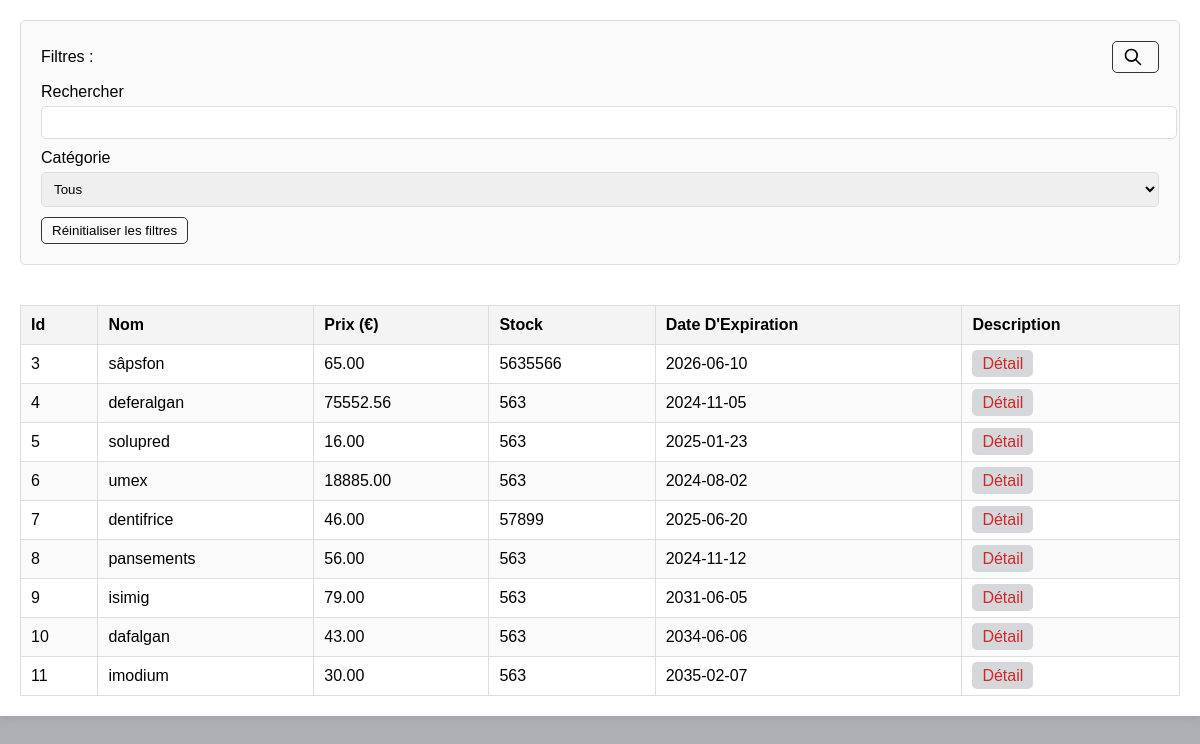
/action.php, run on the app's committed database.
### tables this page shows
CREATE TABLE `pharmacie` (
  `id` int(11) NOT NULL,
  `nom` varchar(255) NOT NULL,
  `prix` decimal(10,2) NOT NULL,
  `date_expiration` date NOT NULL,
  `stock` int(11) NOT NULL
);

### test.php (called while the page is built, shortened)
<?php
$host = 'localhost';

### action.php (the view, shortened to what this page needs)
<?php
include 'test.php';
include_once './test.php';
try {
    $sql = "SELECT * FROM pharmacie;";
    $stmt = $pdo->prepare($sql);
    $stmt->execute();
    $products = $stmt->fetchAll(PDO::FETCH_ASSOC);
} catch (Exception $e) {
    echo '<div class="error">Erreur de connexion à la base de données : ' . htmlspecialchars($e->getMessage()) . '</div>';
    $products = [];
}
?>
<!DOCTYPE html>
<html lang="fr">
<head>
    <link rel="stylesheet" href="stock.css">
</head>
<body>
<div class="pharmacie">
    <div class="page-container align-top">
        <div class="flex-col-container">
            <div class="filter-wrapper">
                <div class="filter-header">
                    <label for="filter">Filtres :</label>
                    <button class="button-outlined" type="submit" form="filter">
                        <svg xmlns="http://www.w3.org/2000/svg" width="20" height="20" viewBox="0 0 24 24" fill="none" stroke="currentColor" stroke-width="2" stroke-linecap="round" stroke-linejoin="round">
                            <path stroke="none" d="M0 0h24v24H0z" fill="none"/>
                            <path d="M10 10m-7 0a7 7 0 1 0 14 0a7 7 0 1 0 -14 0"/>
                            <path d="M21 21l-6 -6"/>
                        </svg>
                    </button>
                </div>
                <form class='form-filter-user padding-one' id='filter' action='<?php echo htmlspecialchars($host); ?>/product/filter' method='GET'>
                    <div class="textfield-label">
                        <label for="searchbar">Rechercher</label>
                        <input type='text' name='search' id='searchbar' value='<?php echo isset($data["searchName"]) ? htmlspecialchars($data["searchName"]) : ''; ?>'>
                    </div>
                    <div class="textfield-label">
                        <label for="filterBy">Catégorie</label>
                        <select name="category" id="filterBy">
                            <option value='all'>Tous</option>
                        </select>
                    </div>
                </form>
                <form class='filter-footer' action='<?php echo htmlspecialchars($host); ?>/product' method='GET'>
                    <button class="button-outlined" type="submit">Réinitialiser les filtres</button>
                </form>
            </div>
            <table>
                <thead>
                    <tr>
                        <th>Id</th>
                        <th>Nom</th>
                        <th>Prix (€)</th>
                        <th>Stock</th>
                        <th>Date D'Expiration</th>
                        <th>Description</th>
                    </tr>
                </thead>
                <tbody>
                    <?php foreach ($products as $product): ?>
                        <tr>
                            <td><?php echo htmlspecialchars($product['id']); ?></td>
                            <td><?php echo htmlspecialchars($product['nom']); ?></td>
                            <td><?php echo htmlspecialchars($product['prix']); ?></td>
                            <td><?php echo htmlspecialchars($product['stock']); ?></td>
                            <td><?php echo htmlspecialchars($product['date_expiration']); ?></td>
                            <td>
                            <a href="detail.php?id=<?php echo urlencode($product['id']); ?>" class="button-detail">Détail</a>
                            </td>
                        </tr>
                    <?php endforeach; ?>
                </tbody>
            </table>
        </div>
    </div>
</div>
</body>
</html>

### stock.css (style rules this page uses)
body { font-family: Arial, sans-serif; background-color: #aeaeb5; margin: 0; padding: 0; }
.pharmacie { max-width: 1200px; margin: 0 auto; padding: 20px; background: #fff; box-shadow: 0 0 10px rgba(0, 0, 0, 0.1); }
.page-container { display: flex; flex-direction: column; gap: 20px; }
.flex-col-container { display: flex; flex-direction: column; gap: 20px; }
.filter-wrapper { padding: 20px; border: 1px solid #ddd; background: #fafafa; border-radius: 5px; }
.filter-header { display: flex; justify-content: space-between; align-items: center; margin-bottom: 10px; }
.textfield-label { margin-bottom: 10px; }
.textfield-label label { display: block; margin-bottom: 5px; }
.textfield-label input, .textfield-label select { width: 100%; padding: 8px; border: 1px solid #ddd; border-radius: 5px; }
.button-outlined { background: none; border: 1px solid #333; padding: 5px 10px; border-radius: 5px; cursor: pointer; display: inline-flex; align-items: center; }
.button-outlined svg { margin-right: 5px; }
table { width: 100%; border-collapse: collapse; }
table, th, td { border: 1px solid #ddd; }
th, td { padding: 10px; text-align: left; }
th { background: #f4f4f4; }
tbody tr:nth-child(even) { background: #fafafa; }
.button-detail { background: #d5d7da; color: #cc2a2a; padding: 5px 10px; border-radius: 5px; text-decoration: none; transition: background 0.3s ease; }

### data on the page
pharmacie: id "3", nom "sâpsfon", prix "65.00", stock "5635566", date_expiration "2026-06-10"
pharmacie: id "4", nom "deferalgan", prix "75552.56", stock "563", date_expiration "2024-11-05"
pharmacie: id "5", nom "solupred", prix "16.00", stock "563", date_expiration "2025-01-23"
pharmacie: id "6", nom "umex", prix "18885.00", stock "563", date_expiration "2024-08-02"
pharmacie: id "7", nom "dentifrice", prix "46.00", stock "57899", date_expiration "2025-06-20"
pharmacie: id "8", nom "pansements", prix "56.00", stock "563", date_expiration "2024-11-12"
pharmacie: id "9", nom "isimig", prix "79.00", stock "563", date_expiration "2031-06-05"
pharmacie: id "10", nom "dafalgan", prix "43.00", stock "563", date_expiration "2034-06-06"
pharmacie: id "11", nom "imodium", prix "30.00", stock "563", date_expiration "2035-02-07"
